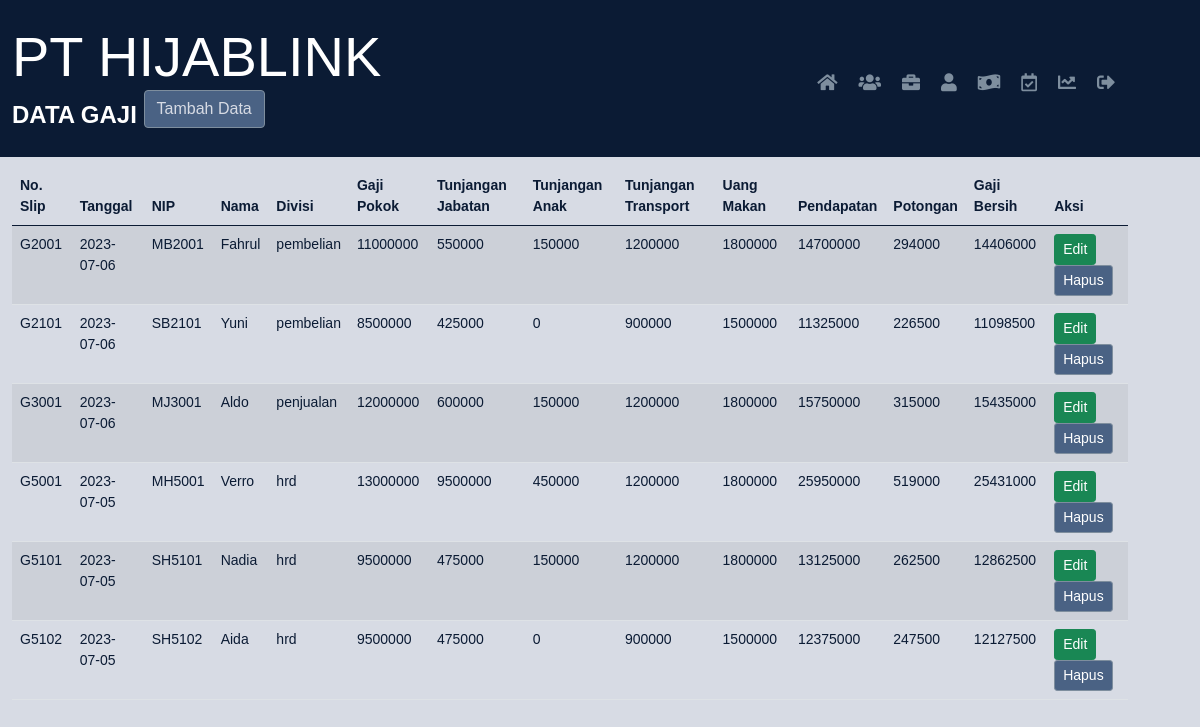
The page /gaji.php on the database its author committed.
### tables this page shows
CREATE TABLE `gaji` (
  `no_slip` varchar(10) NOT NULL,
  `tanggal` date DEFAULT NULL,
  `nip` varchar(20) DEFAULT NULL,
  `nama` varchar(40) DEFAULT NULL,
  `divisi` varchar(20) DEFAULT NULL,
  `gaji_pokok` int(10) DEFAULT NULL,
  `tunjangan_jabatan` int(10) DEFAULT NULL,
  `tunjangan_anak` int(10) DEFAULT NULL,
  `tunjangan_transport` int(10) DEFAULT NULL,
  `uang_makan` int(10) DEFAULT NULL,
  `pendapatan` int(10) DEFAULT NULL,
  `potongan` int(10) DEFAULT NULL,
  `gaji_bersih` int(10) DEFAULT NULL
);

### gaji.php (the view, shortened to what this page needs)
<!DOCTYPE html>
<html>
<head>
    <link rel="stylesheet" href="https://cdnjs.cloudflare.com/ajax/libs/bootstrap/5.0.2/css/bootstrap.min.css">
    <link rel="stylesheet" href="https://cdnjs.cloudflare.com/ajax/libs/font-awesome/5.15.3/css/all.min.css">
</head>
<body>
    <nav class="navbar navbar-expand-lg navbar-dark color=#4A6284">
        <div class="container">
            <a class="navbar-brand" href="#">
                <span class="display-4">PT HIJABLINK</span>
                <br>
                DATA GAJI
                <button type="button" class="btn btn-primary mb-3" data-bs-toggle="modal" data-bs-target="#addModal">Tambah Data</button>
            </a>
            <div class="navbar-collapse justify-content-end">
                <ul class="navbar-nav">
                    <li class="nav-item">
                            <a class="nav-link" href="home.html" data-bs-toggle="tooltip" data-bs-placement="bottom" title="Home">
                                <i class="fas fa-home" style="color: #7E8E9E;"></i>
                            </a>
                        </li>
                    <li class="nav-item">
                        <a class="nav-link active" href="golongan.php" data-bs-toggle="tooltip" data-bs-placement="bottom" title="Golongan">
                            <i class="fas fa-users" style="color: #7E8E9E;"></i>
                        </a>
                    </li>
                    <li class="nav-item">
                        <a class="nav-link active" href="jabatan.php" data-bs-toggle="tooltip" data-bs-placement="bottom" title="Jabatan">
                            <i class="fas fa-briefcase" style="color: #7E8E9E;"></i>
                        </a>
                    </li>
                    <li class="nav-item">
                        <a class="nav-link" href="pegawai.php" data-bs-toggle="tooltip" data-bs-placement="bottom" title="Pegawai">
                            <i class="fas fa-user" style="color: #7E8E9E;"></i>
                        </a>
                    </li>
                    <li class="nav-item">
                        <a class="nav-link" href="gaji.php" data-bs-toggle="tooltip" data-bs-placement="bottom" title="Gaji">
                            <i class="fas fa-money-bill-wave" style="color: #7E8E9E;"></i>
                        </a>
                    </li>
                    <li class="nav-item">
                        <a class="nav-link" href="presensi.php" data-bs-toggle="tooltip" data-bs-placement="bottom" title="Presensi">
                            <i class="far fa-calendar-check" style="color: #7E8E9E;"></i>
                        </a>
                    </li>
                    <li class="nav-item">
                        <a class="nav-link" href="penilaian_kinerja.php" data-bs-toggle="tooltip" data-bs-placement="bottom" title="Penilaian Kinerja">
                            <i class="fas fa-chart-line" style="color: #7E8E9E;"></i>
                        </a>
                    </li>
                    <li class="nav-item">
                        <a class="nav-link" href="login.php?logout=true" data-bs-toggle="tooltip" data-bs-placement="bottom" title="Log Out" onclick="confirmLogout(event)">
                            <i class="fas fa-sign-out-alt" style="color: #7E8E9E;"></i>
                        </a>
                    </li>
                </ul>
            </div>
        </div>
    </nav>
</body>
<body>
    <?php
    $servername = "localhost";
    $username = "root";
    $password = "";
    $database = "hijablink";
    $conn = mysqli_connect($servername, $username, $password, $database);
    ?>
    <div class="container">
        <table class="table table-striped">
            <thead>
                <tr>
                    <th>No. Slip</th>
                    <th>Tanggal</th>
                    <th>NIP</th>
                    <th>Nama</th>
                    <th>Divisi</th>
                    <th>Gaji Pokok</th>
                    <th>Tunjangan Jabatan</th>
                    <th>Tunjangan Anak</th>
                    <th>Tunjangan Transport</th>
                    <th>Uang Makan</th>
                    <th>Pendapatan</th>
                    <th>Potongan</th>
                    <th>Gaji Bersih</th>
                    <th>Aksi</th>
                </tr>
            </thead>
            <tbody>
                <?php
                $query = "SELECT * FROM gaji";
                $result = mysqli_query($conn, $query);
                while ($data = mysqli_fetch_assoc($result)) {
                    echo "<tr>";
                    echo "<td>".$data['no_slip'] . "</td>";
                    echo "<td>".$data['tanggal'] . "</td>";
                    echo "<td>".$data['nip'] . "</td>";
                    echo "<td>".$data['nama'] . "</td>";
                    echo "<td>".$data['divisi'] . "</td>";
                    echo "<td>".$data['gaji_pokok'] . "</td>";
                    echo "<td>".$data['tunjangan_jabatan'] . "</td>";
                    echo "<td>".$data['tunjangan_anak'] . "</td>";
                    echo "<td>".$data['tunjangan_transport'] . "</td>";
                    echo "<td>".$data['uang_makan'] . "</td>";
                    echo "<td>".$data['pendapatan'] . "</td>";
                    echo "<td>".$data['potongan'] . "</td>";
                    echo "<td>".$data['gaji_bersih'] . "</td>";
                    echo "<td>";
                    echo "<button type='button' class='btn btn-success btn-sm' data-bs-toggle='modal' data-bs-target='#editModal' onclick='openEditModal(\"".$data['no_slip']."\", \"".$data['tanggal']."\", \"".$data['nip']."\")'>Edit</button>";
                    echo "<button type='button' class='btn btn-danger btn-sm' onclick='deleteData(\"".$data['no_slip']."\")'>Hapus</button>";
                    echo "</td>";
                    echo "</tr>";
                }
                ?>
            </tbody>
        </table>
    </div>
</body>
</html>

### gaji.php (style rules this page uses)
body { background-color: #D7DBE4; font-family: Arial, sans-serif; margin: 0; padding: 0; background-repeat: no-repeat; background-size: cover; background-position: center; padding-top: 0px; padding-left: 0px; }
.container { margin-top: 10px; margin-left: 0px; }
.navbar { background-color: #0B1B34; }
.navbar-brand { color: #D7DBE4; font-size: 24px; font-weight: bold; margin-left: 0px; }
.navbar-nav .nav-link { color: #7E8E9E; font-size: 18px; font-weight: bold; transition: color 0.3s; }
.navbar-nav .nav-link.active { color: #0B1B34; }
.navbar-nav .nav-link i { margin-right: 5px; }
.navbar-nav .nav-link.active i { color: #0B1B34; }
th { background-color: #7E8E9E; color: #0B1B34; font-size: 14px; text-align: left; padding-left: 0px; }
td { background-color: #D7DBE4; color: #0B1B34; font-size: 14px; text-align: left; padding-left: 0px; }
.btn-primary { background-color: #4A6284; border-color: #7E8E9E; }
.btn-danger { background-color: #4A6284; border-color: #7E8E9E; }
.btn-primary, .btn-secondary { color: #D7DBE4; }
.table { margin-left: 0px; }

### rows shown on the page
gaji: no_slip "G2001", tanggal "2023-07-06", nip "MB2001", nama "Fahrul", divisi "pembelian", gaji_pokok "11000000", tunjangan_jabatan "550000", tunjangan_anak "150000", tunjangan_transport "1200000", uang_makan "1800000", pendapatan "14700000", potongan "294000", gaji_bersih "14406000"
gaji: no_slip "G2101", tanggal "2023-07-06", nip "SB2101", nama "Yuni", divisi "pembelian", gaji_pokok "8500000", tunjangan_jabatan "425000", tunjangan_anak "0", tunjangan_transport "900000", uang_makan "1500000", pendapatan "11325000", potongan "226500", gaji_bersih "11098500"
gaji: no_slip "G3001", tanggal "2023-07-06", nip "MJ3001", nama "Aldo", divisi "penjualan", gaji_pokok "12000000", tunjangan_jabatan "600000", tunjangan_anak "150000", tunjangan_transport "1200000", uang_makan "1800000", pendapatan "15750000", potongan "315000", gaji_bersih "15435000"
gaji: no_slip "G5001", tanggal "2023-07-05", nip "MH5001", nama "Verro", divisi "hrd", gaji_pokok "13000000", tunjangan_jabatan "9500000", tunjangan_anak "450000", tunjangan_transport "1200000", uang_makan "1800000", pendapatan "25950000", potongan "519000", gaji_bersih "25431000"
gaji: no_slip "G5101", tanggal "2023-07-05", nip "SH5101", nama "Nadia", divisi "hrd", gaji_pokok "9500000", tunjangan_jabatan "475000", tunjangan_anak "150000", tunjangan_transport "1200000", uang_makan "1800000", pendapatan "13125000", potongan "262500", gaji_bersih "12862500"
gaji: no_slip "G5102", tanggal "2023-07-05", nip "SH5102", nama "Aida", divisi "hrd", gaji_pokok "9500000", tunjangan_jabatan "475000", tunjangan_anak "0", tunjangan_transport "900000", uang_makan "1500000", pendapatan "12375000", potongan "247500", gaji_bersih "12127500"
